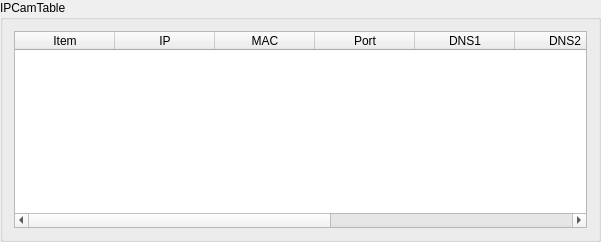
<?xml version="1.0" encoding="UTF-8"?>
<ui version="4.0">
 <class>IPCamTable</class>
 <widget class="QGroupBox" name="IPCamTable">
  <property name="geometry">
   <rect>
    <x>0</x>
    <y>0</y>
    <width>601</width>
    <height>242</height>
   </rect>
  </property>
  <property name="windowTitle">
   <string>IPCamSetting</string>
  </property>
  <property name="title">
   <string>IPCamTable</string>
  </property>
  <layout class="QHBoxLayout" name="horizontalLayout">
   <item>
    <widget class="QTableWidget" name="tableWidget">
     <column>
      <property name="text">
       <string>Item</string>
      </property>
     </column>
     <column>
      <property name="text">
       <string>IP</string>
      </property>
     </column>
     <column>
      <property name="text">
       <string>MAC</string>
      </property>
     </column>
     <column>
      <property name="text">
       <string>Port</string>
      </property>
     </column>
     <column>
      <property name="text">
       <string>DNS1</string>
      </property>
     </column>
     <column>
      <property name="text">
       <string>DNS2</string>
      </property>
     </column>
     <column>
      <property name="text">
       <string>Gate Way</string>
      </property>
     </column>
     <column>
      <property name="text">
       <string>Host Name</string>
      </property>
     </column>
     <column>
      <property name="text">
       <string>Firmware</string>
      </property>
     </column>
    </widget>
   </item>
  </layout>
 </widget>
 <resources/>
 <connections/>
</ui>
